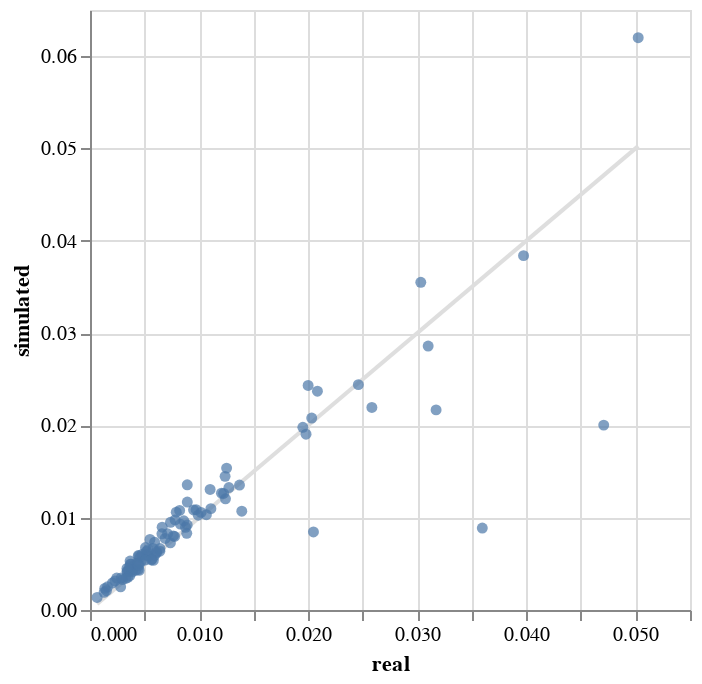

Notebook cell for this chart:
### Code cell
from scdesigner.diagnose import compare_means, compare_standard_deviation, compare_umap
import numpy as np

log_relative = lambda x: np.log1p(x / x.sum(axis=1, keepdims=True))
compare_means(example_sce, samples, log_relative)

### Figure 1 — Vega-Lite specification as saved in the notebook (floating-point values rounded to 4 significant figures)
{"config": {"view": {"continuousWidth": 300, "continuousHeight": 300}}, "layer": [{"data": {"name": "data-bd56debe3b2cde9e7fa52dea0a0a1333"}, "mark": {"type": "line", "color": "#dedede"}, "encoding": {"x": {"field": "real", "type": "quantitative"}, "y": {"field": "simulated", "type": "quantitative"}}}, {"data": {"name": "data-9f7076c3dbd6e33e6a5038828070ed5d"}, "mark": {"type": "circle"}, "encoding": {"x": {"field": "real", "type": "quantitative"}, "y": {"field": "simulated", "type": "quantitative"}}}], "$schema": "https://vega.github.io/schema/vega-lite/v5.20.1.json", "datasets": {"data-bd56debe3b2cde9e7fa52dea0a0a1333": [{"real": 0.0006507, "simulated": 0.0006507}, {"real": 0.05025, "simulated": 0.05025}], "data-9f7076c3dbd6e33e6a5038828070ed5d": [{"real": 0.04709, "simulated": 0.02003}, {"real": 0.03173, "simulated": 0.02168}, {"real": 0.03596, "simulated": 0.008878}, {"real": 0.02048, "simulated": 0.008458}, {"real": 0.031, "simulated": 0.02859}, {"real": 0.01999, "simulated": 0.02433}, {"real": 0.02584, "simulated": 0.02194}, {"real": 0.01391, "simulated": 0.0107}, {"real": 0.008916, "simulated": 0.01356}, {"real": 0.007378, "simulated": 0.009504}, {"real": 0.0198, "simulated": 0.01904}, {"real": 0.03974, "simulated": 0.03839}, {"real": 0.0137, "simulated": 0.01353}, {"real": 0.0246, "simulated": 0.02442}, {"real": 0.03032, "simulated": 0.0355}, {"real": 0.008218, "simulated": 0.01079}, {"real": 0.00892, "simulated": 0.01169}, {"real": 0.006613, "simulated": 0.008968}, {"real": 0.01101, "simulated": 0.01306}, {"real": 0.01225, "simulated": 0.01262}, {"real": 0.006889, "simulated": 0.007752}, {"real": 0.005497, "simulated": 0.00764}, {"real": 0.00887, "simulated": 0.008309}, {"real": 0.01108, "simulated": 0.01098}, {"real": 0.02032, "simulated": 0.02079}, {"real": 0.005085, "simulated": 0.006762}, {"real": 0.007754, "simulated": 0.007967}, {"real": 0.007908, "simulated": 0.01059}, {"real": 0.01242, "simulated": 0.01205}, {"real": 0.003674, "simulated": 0.005302}, {"real": 0.0078, "simulated": 0.009752}, {"real": 0.004424, "simulated": 0.005895}, {"real": 0.00517, "simulated": 0.006334}, {"real": 0.01238, "simulated": 0.01448}, {"real": 0.003766, "simulated": 0.004957}, {"real": 0.006592, "simulated": 0.008255}, {"real": 0.008911, "simulated": 0.009218}, {"real": 0.01273, "simulated": 0.01327}, {"real": 0.00449, "simulated": 0.005865}, {"real": 0.05025, "simulated": 0.062}, {"real": 0.005685, "simulated": 0.005509}, {"real": 0.008284, "simulated": 0.009305}, {"real": 0.005185, "simulated": 0.00598}, {"real": 0.006098, "simulated": 0.006201}, {"real": 0.009918, "simulated": 0.01027}, {"real": 0.003621, "simulated": 0.004676}, {"real": 0.01067, "simulated": 0.01032}, {"real": 0.00973, "simulated": 0.01087}, {"real": 0.001355, "simulated": 0.002344}, {"real": 0.004414, "simulated": 0.004389}, {"real": 0.002451, "simulated": 0.00346}, {"real": 0.01018, "simulated": 0.01057}, {"real": 0.01205, "simulated": 0.01266}, {"real": 0.006403, "simulated": 0.00637}, {"real": 0.004177, "simulated": 0.004313}, {"real": 0.005805, "simulated": 0.005374}, {"real": 0.005931, "simulated": 0.00593}, {"real": 0.005927, "simulated": 0.00734}, {"real": 0.002292, "simulated": 0.003156}, {"real": 0.004648, "simulated": 0.005209}, {"real": 0.005306, "simulated": 0.005861}, {"real": 0.02085, "simulated": 0.02371}, {"real": 0.003278, "simulated": 0.003424}, {"real": 0.003887, "simulated": 0.004134}, {"real": 0.003575, "simulated": 0.004222}, {"real": 0.009492, "simulated": 0.01085}, {"real": 0.007369, "simulated": 0.007271}, {"real": 0.006106, "simulated": 0.006321}, {"real": 0.008602, "simulated": 0.009661}, {"real": 0.00458, "simulated": 0.005684}, {"real": 0.003421, "simulated": 0.004211}, {"real": 0.002807, "simulated": 0.002511}, {"real": 0.004505, "simulated": 0.004293}, {"real": 0.001506, "simulated": 0.002095}, {"real": 0.0042, "simulated": 0.005027}, {"real": 0.001605, "simulated": 0.002509}, {"real": 0.001291, "simulated": 0.001917}, {"real": 0.002992, "simulated": 0.003292}, {"real": 0.003696, "simulated": 0.004959}, {"real": 0.005775, "simulated": 0.006663}, {"real": 0.004768, "simulated": 0.006008}, {"real": 0.003394, "simulated": 0.004133}, {"real": 0.003651, "simulated": 0.003736}, {"real": 0.003875, "simulated": 0.004344}, {"real": 0.007638, "simulated": 0.008024}, {"real": 0.002866, "simulated": 0.003475}, {"real": 0.01951, "simulated": 0.0198}, {"real": 0.002061, "simulated": 0.00293}, {"real": 0.003389, "simulated": 0.004502}, {"real": 0.01252, "simulated": 0.01537}, {"real": 0.00711, "simulated": 0.00825}, {"real": 0.00441, "simulated": 0.005019}, {"real": 0.008758, "simulated": 0.008964}, {"real": 0.005092, "simulated": 0.005418}, {"real": 0.005319, "simulated": 0.006529}, {"real": 0.004479, "simulated": 0.004827}, {"real": 0.006417, "simulated": 0.006658}, {"real": 0.005623, "simulated": 0.005421}, {"real": 0.0006507, "simulated": 0.001363}, {"real": 0.003464, "simulated": 0.003543}]}}
